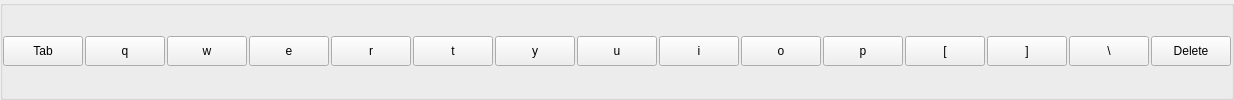
           <widget class="QGroupBox" name="groupBox_8">
            <property name="title">
             <string/>
            </property>
            <layout class="QHBoxLayout" name="horizontalLayout_5">
             <property name="spacing">
              <number>2</number>
             </property>
             <property name="leftMargin">
              <number>0</number>
             </property>
             <property name="topMargin">
              <number>0</number>
             </property>
             <property name="rightMargin">
              <number>0</number>
             </property>
             <property name="bottomMargin">
              <number>0</number>
             </property>
             <item>
              <widget class="QPushButton" name="pushButton_64">
               <property name="minimumSize">
                <size>
                 <width>45</width>
                 <height>30</height>
                </size>
               </property>
               <property name="text">
                <string>Tab</string>
               </property>
              </widget>
             </item>
             <item>
              <widget class="QPushButton" name="pushButton_65">
               <property name="minimumSize">
                <size>
                 <width>30</width>
                 <height>30</height>
                </size>
               </property>
               <property name="styleSheet">
                <string notr="true">font: 12pt &quot;MS Shell Dlg 2&quot;;</string>
               </property>
               <property name="text">
                <string>q</string>
               </property>
              </widget>
             </item>
             <item>
              <widget class="QPushButton" name="pushButton_66">
               <property name="minimumSize">
                <size>
                 <width>30</width>
                 <height>30</height>
                </size>
               </property>
               <property name="styleSheet">
                <string notr="true">font: 12pt &quot;MS Shell Dlg 2&quot;;</string>
               </property>
               <property name="text">
                <string>w</string>
               </property>
              </widget>
             </item>
             <item>
              <widget class="QPushButton" name="pushButton_67">
               <property name="minimumSize">
                <size>
                 <width>30</width>
                 <height>30</height>
                </size>
               </property>
               <property name="styleSheet">
                <string notr="true">font: 12pt &quot;MS Shell Dlg 2&quot;;</string>
               </property>
               <property name="text">
                <string>e</string>
               </property>
              </widget>
             </item>
             <item>
              <widget class="QPushButton" name="pushButton_68">
               <property name="minimumSize">
                <size>
                 <width>30</width>
                 <height>30</height>
                </size>
               </property>
               <property name="styleSheet">
                <string notr="true">font: 12pt &quot;MS Shell Dlg 2&quot;;
	</string>
               </property>
               <property name="text">
                <string>r</string>
               </property>
              </widget>
             </item>
             <item>
              <widget class="QPushButton" name="pushButton_69">
               <property name="minimumSize">
                <size>
                 <width>30</width>
                 <height>30</height>
                </size>
               </property>
               <property name="styleSheet">
                <string notr="true">font: 12pt &quot;MS Shell Dlg 2&quot;;</string>
               </property>
               <property name="text">
                <string>t</string>
               </property>
              </widget>
             </item>
             <item>
              <widget class="QPushButton" name="pushButton_70">
               <property name="minimumSize">
                <size>
                 <width>30</width>
                 <height>30</height>
                </size>
               </property>
               <property name="styleSheet">
                <string notr="true">font: 12pt &quot;MS Shell Dlg 2&quot;;</string>
               </property>
               <property name="text">
                <string>y</string>
               </property>
              </widget>
             </item>
             <item>
              <widget class="QPushButton" name="pushButton_71">
               <property name="minimumSize">
                <size>
                 <width>30</width>
                 <height>30</height>
                </size>
               </property>
               <property name="styleSheet">
                <string notr="true">font: 12pt &quot;MS Shell Dlg 2&quot;;</string>
               </property>
               <property name="text">
                <string>u</string>
               </property>
              </widget>
             </item>
             <item>
              <widget class="QPushButton" name="pushButton_72">
               <property name="minimumSize">
                <size>
                 <width>30</width>
                 <height>30</height>
                </size>
               </property>
               <property name="styleSheet">
                <string notr="true">font: 12pt &quot;MS Shell Dlg 2&quot;;</string>
               </property>
               <property name="text">
                <string>i</string>
               </property>
              </widget>
             </item>
             <item>
              <widget class="QPushButton" name="pushButton_73">
               <property name="minimumSize">
                <size>
                 <width>30</width>
                 <height>30</height>
                </size>
               </property>
               <property name="styleSheet">
                <string notr="true">font: 12pt &quot;MS Shell Dlg 2&quot;;</string>
               </property>
               <property name="text">
                <string>o</string>
               </property>
              </widget>
             </item>
             <item>
              <widget class="QPushButton" name="pushButton_74">
               <property name="minimumSize">
                <size>
                 <width>30</width>
                 <height>30</height>
                </size>
               </property>
               <property name="styleSheet">
                <string notr="true">font: 12pt &quot;MS Shell Dlg 2&quot;;</string>
               </property>
               <property name="text">
                <string>p</string>
               </property>
              </widget>
             </item>
             <item>
              <widget class="QPushButton" name="pushButton_75">
               <property name="minimumSize">
                <size>
                 <width>30</width>
                 <height>30</height>
                </size>
               </property>
               <property name="styleSheet">
                <string notr="true">font: 12pt &quot;MS Shell Dlg 2&quot;;</string>
               </property>
               <property name="text">
                <string>[</string>
               </property>
              </widget>
             </item>
             <item>
              <widget class="QPushButton" name="pushButton_76">
               <property name="minimumSize">
                <size>
                 <width>30</width>
                 <height>30</height>
                </size>
               </property>
               <property name="styleSheet">
                <string notr="true">font: 12pt &quot;MS Shell Dlg 2&quot;;</string>
               </property>
               <property name="text">
                <string>]</string>
               </property>
              </widget>
             </item>
             <item>
              <widget class="QPushButton" name="pushButton_77">
               <property name="minimumSize">
                <size>
                 <width>30</width>
                 <height>30</height>
                </size>
               </property>
               <property name="styleSheet">
                <string notr="true">font: 12pt &quot;MS Shell Dlg 2&quot;;</string>
               </property>
               <property name="text">
                <string>\</string>
               </property>
              </widget>
             </item>
             <item>
              <widget class="QPushButton" name="pushButton_78">
               <property name="minimumSize">
                <size>
                 <width>50</width>
                 <height>30</height>
                </size>
               </property>
               <property name="text">
                <string>Delete</string>
               </property>
              </widget>
             </item>
            </layout>
           </widget>
